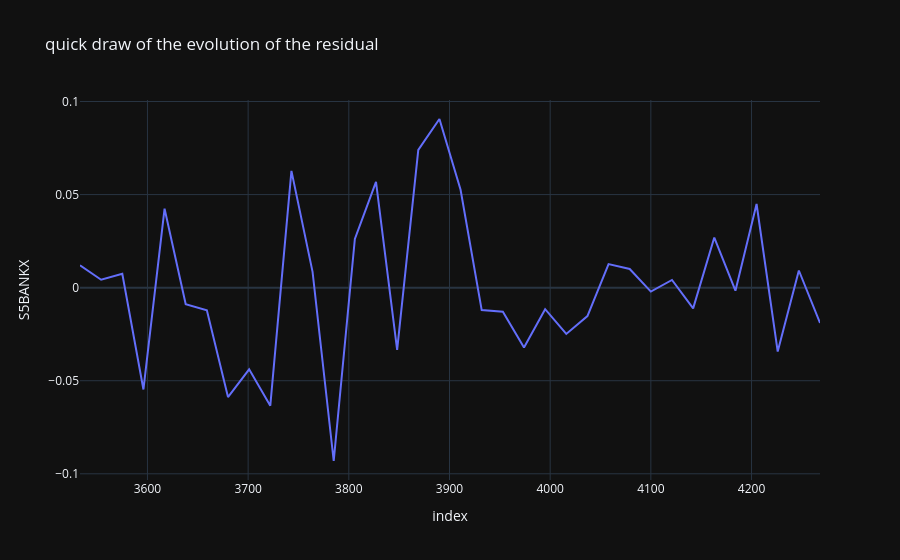

This figure's notebook cell:
### Code cell
alpha,beta,residus=Residual(GetReturnMonthly(df,"2018-05-11",21*36),GetReturnSPXMonthly(df,"2018-05-11",21*36))
fig = px.line(residus,
              x=residus.index,
              y=residus["S5BANKX"],
              title="quick draw of the evolution of the residual")

fig.show()

### Figure 1 — Plotly figure (JSON) as saved in the notebook; plotly's stock layout.template omitted (floating-point values rounded to 4 significant figures)
{"data": [{"hovertemplate": "index=%{x}<br>S5BANKX=%{y}<extra></extra>", "legendgroup": "", "line": {"color": "#636efa", "dash": "solid"}, "marker": {"symbol": "circle"}, "mode": "lines", "name": "", "orientation": "v", "showlegend": false, "x": [3533, 3554, 3575, 3596, 3617, 3638, 3659, 3680, 3701, 3722, 3743, 3764, 3785, 3806, 3827, 3848, 3869, 3890, 3911, 3932, 3953, 3974, 3995, 4016, 4037, 4058, 4079, 4100, 4121, 4142, 4163, 4184, 4205, 4226, 4247, 4268], "xaxis": "x", "y": [0.012, 0.004251, 0.007491, -0.05469, 0.04241, -0.008918, -0.01216, -0.05875, -0.04385, -0.06342, 0.06271, 0.008455, -0.09312, 0.02615, 0.05687, -0.03339, 0.074, 0.0906, 0.05256, -0.01205, -0.01298, -0.03219, -0.01156, -0.02487, -0.01525, 0.01265, 0.01003, -0.00212, 0.004134, -0.01112, 0.02691, -0.001606, 0.04494, -0.03434, 0.009216, -0.01898], "yaxis": "y", "type": "scatter"}], "layout": {"xaxis": {"anchor": "y", "domain": [0.0, 1.0], "title": {"text": "index"}}, "yaxis": {"anchor": "x", "domain": [0.0, 1.0], "title": {"text": "S5BANKX"}}, "legend": {"tracegroupgap": 0}, "title": {"text": "quick draw of the evolution of the residual"}}}
